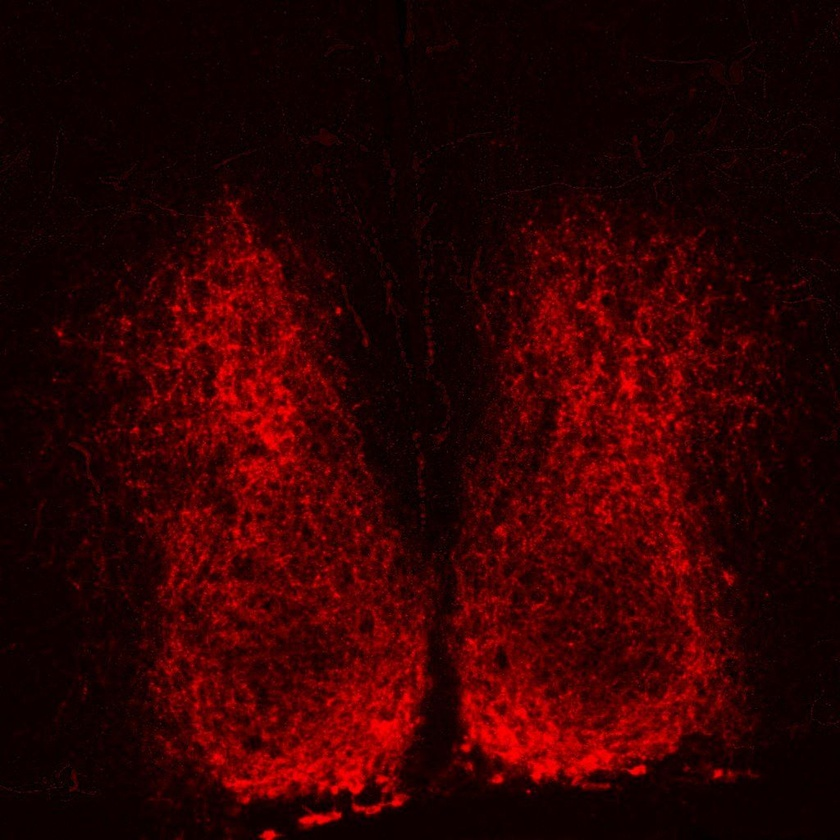
%> input picture akku.jpg, 840 x 840 px, shrunk from 1024 x 1024 before the run
$ octave --eval "plotContour('akku.jpg');"   (GNU Octave 9; MATLAB toolbox functions it lacks are replaced by stand-ins)
%> lines starting %> are read from the running program, lines starting %| are printed output that depends on the picture
% Function created by Akshar Agarwal

function [] = plotContour(imgStr)
%> called with imgStr = 'akku.jpg'
warning off
% imgStr=input('image filename (.___): '); %take user input for image name
% imgStr='akku.png';
code_path='C:\Users\User1\Desktop'; % your/path/here
mkdir('cplots');
save_path1='C:\Users\User1\Desktop\cplots';

%% Set parameters
lvls=7; % levels of contour plot
radP=50; % radius for gaussian filter
stdP=50; % standard deviation for gaussian filter
% imgStr = 'img.jpg'; % Input for function, unless you want to use as script
color = 'red';  % red, green, or blue
%% Don't edit these
cd(code_path)
A=imread(imgStr);
%> A is the input picture: size 840x840x3 uint8; mean R, G, B 48, 2, 2.4
colors={'red' 1; 'green' 2; 'blue' 3};
indC=strmatch(color,colors(:,1));
map=zeros(3,3);
map(1:lvls,indC)=.1:(1/lvls):1;
F=rgb2gray(A);
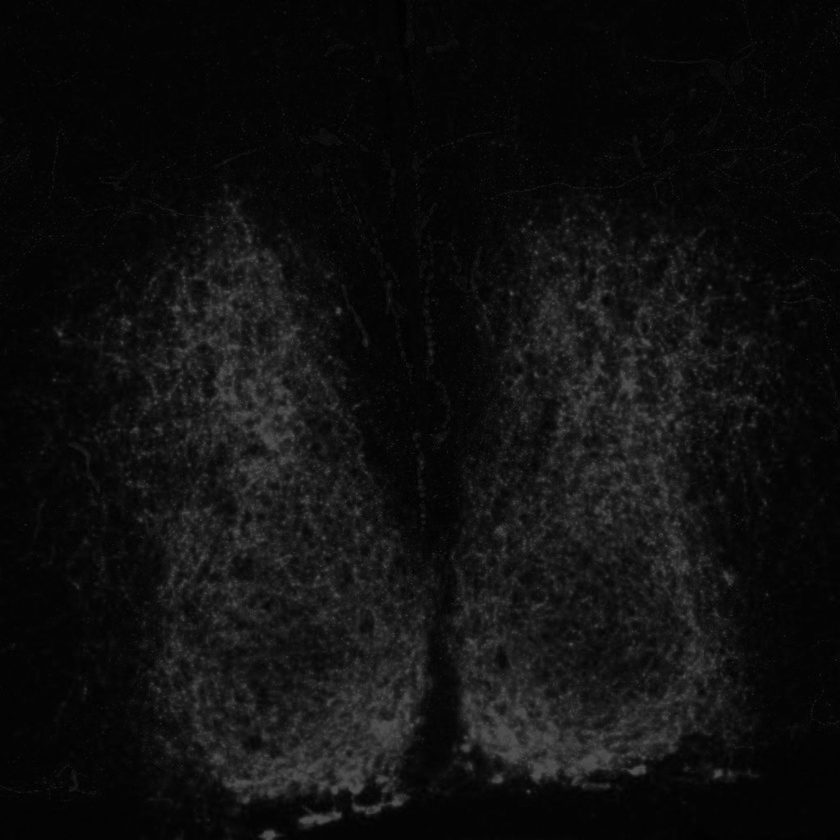
%> F: size 840x840 uint8; min 0, max 81, mean 15.8

%% Blob type thing, all red
cd(save_path1);
mkdir('blobs');
cd('blobs');
mkdir(num2str(lvls));
cd(num2str(lvls));

fig1=figure;
G=imgaussfilt(F,stdP);
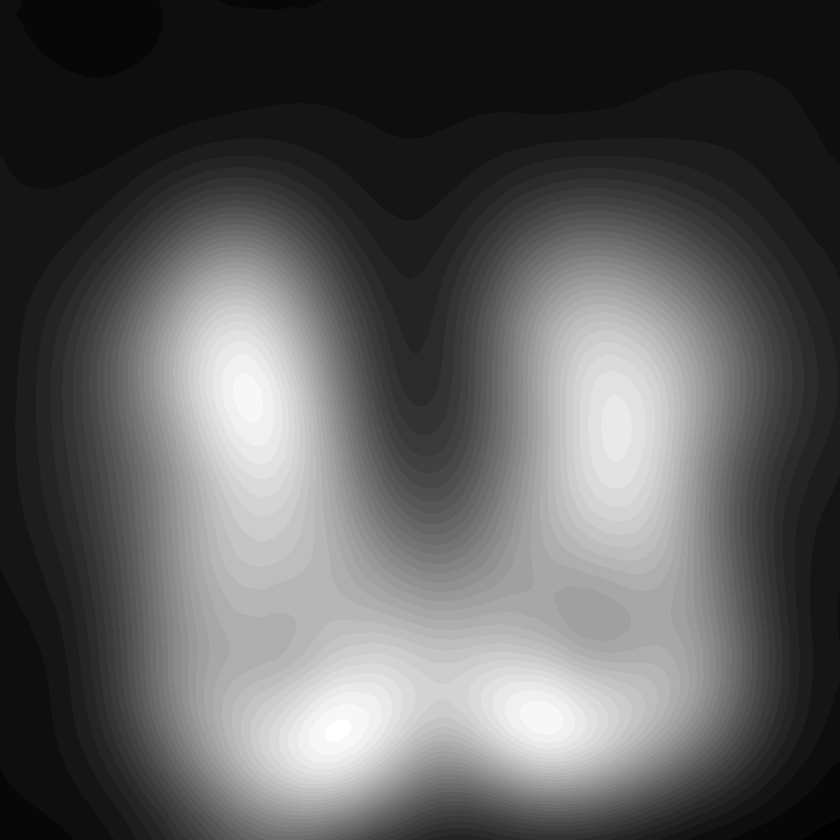
%> G: size 840x840 uint8; min 3, max 38, mean 15.7; drawn with min black and max white
hg=contourf(G,lvls);
colormap(map);
colorbar('eastoutside');
set(gca,'XTickLabel','')
set(gca,'YTickLabel','')
set(gca,'YDir','reverse')
% lgd2=legend('show');
title(['Filled Contour: Gaussian Filter (' num2str(stdP) ' std), ' num2str(lvls) ' lvls']);
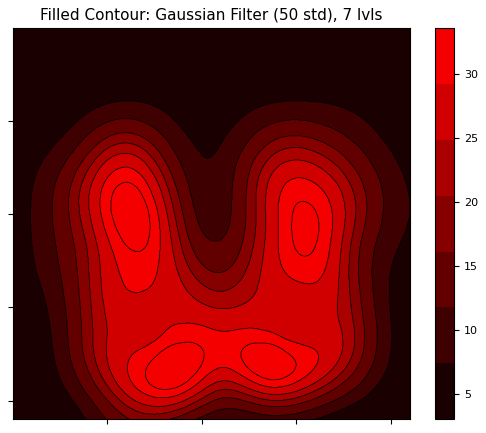
%> figure redrawn from the program's plot data


filename=['levels_' num2str(lvls) '_std_' num2str(stdP) '_color_' color];
saveas(gcf, [filename '.png'])
saveas(gcf, [filename '.fig'])
cd(code_path)

%% Gaussian blur with a radius
cd(save_path1);
mkdir('radius');
cd('radius');
mkdir(num2str(radP));
cd(num2str(radP));

h=fspecial('gaussian', radP, stdP);
rad1 = imfilter(F,h,'symmetric');
fig2=figure;
tc=contourf(rad1,10);
colormap(map);
colorbar('eastoutside');
set(gca,'XTickLabel','')
set(gca,'YTickLabel','')
% lgd2=legend('show');
title(['Filled Contour: Gaussian Blur (' num2str(radP) 'px)']);
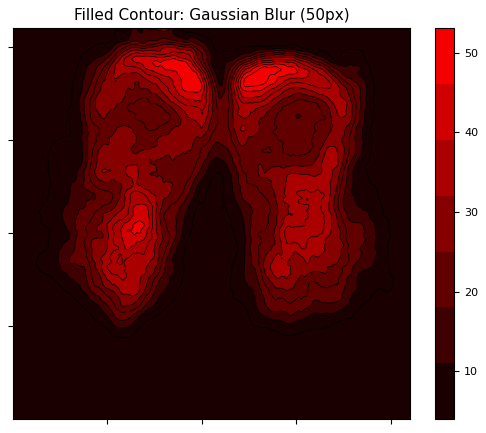
%> figure redrawn from the program's plot data

filename=['radius' num2str(radP) '_std_' num2str(stdP)];
saveas(gcf, [filename '.png'])
saveas(gcf, [filename '.fig'])
cd(code_path)

end
